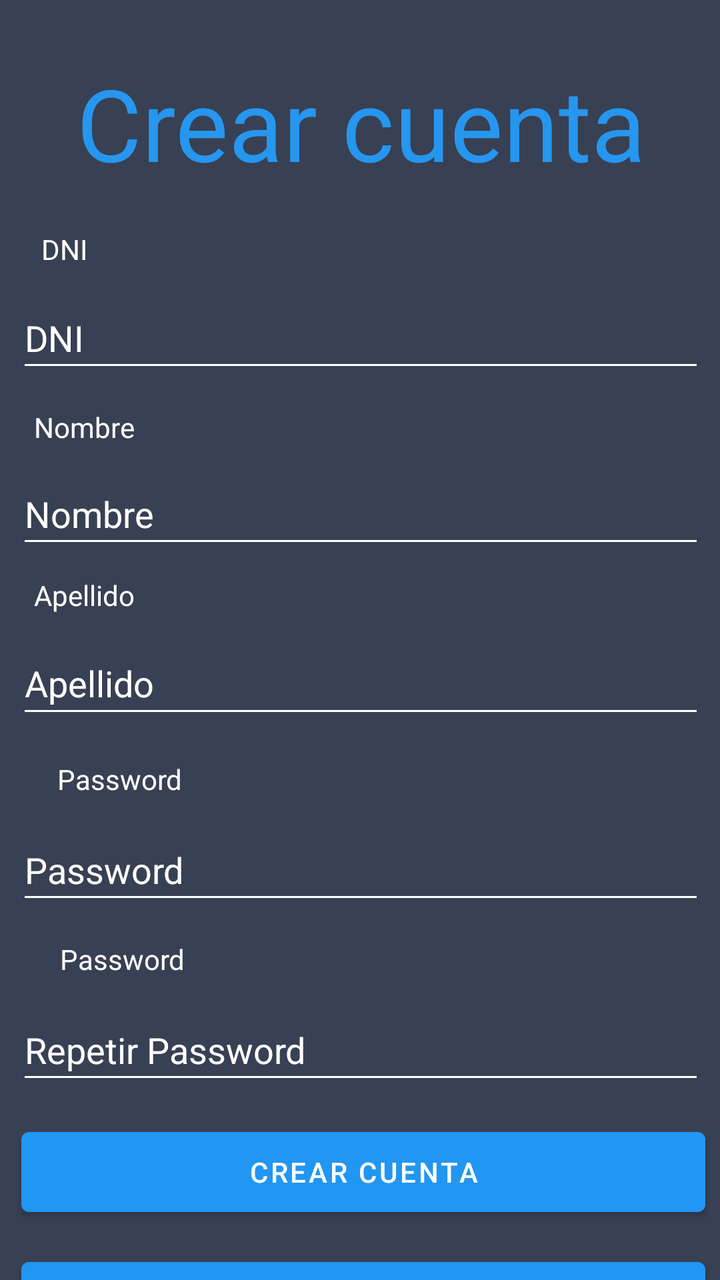
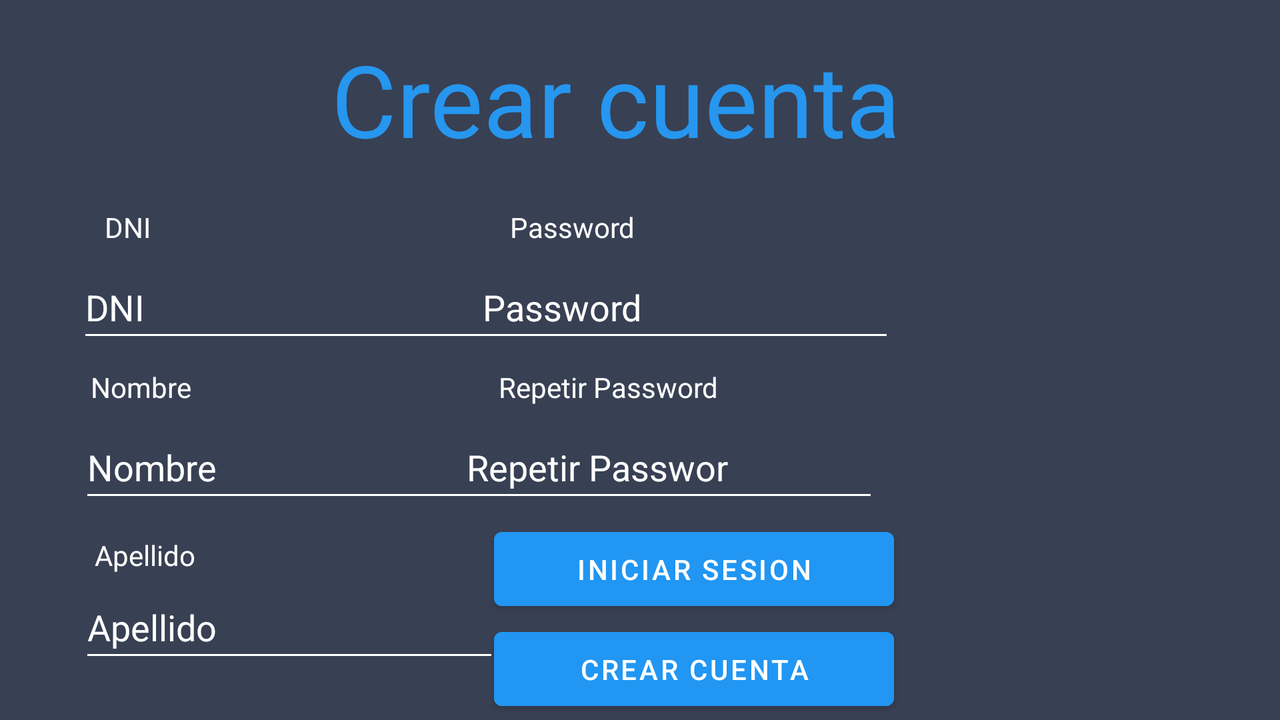

Compare how this app lays out the same screen by default and in its alternative resource folder. The renders come first, then the two layout files and the values they reference.
<!-- AndroidManifest.xml: activity theme Theme.MaterialComponents.Light.NoActionBar -->
<!-- res/layout/activity_main.xml -->
<?xml version="1.0" encoding="utf-8"?>
<androidx.constraintlayout.widget.ConstraintLayout xmlns:android="http://schemas.android.com/apk/res/android"
    xmlns:app="http://schemas.android.com/apk/res-auto"
    xmlns:tools="http://schemas.android.com/tools"
    android:layout_width="match_parent"
    android:layout_height="match_parent"
    tools:context=".Usuario.MainActivity"
    android:id="@+id/txtDni"
    android:background="#474959"
    android:backgroundTint="#384053"
    tools:layout_editor_absoluteX="-1dp"
    tools:layout_editor_absoluteY="-43dp"
    >

    <View
        android:id="@+id/View"
        android:layout_width="wrap_content"
        android:layout_height="wrap_content"
        app:layout_constraintBottom_toBottomOf="parent"
        app:layout_constraintEnd_toEndOf="parent"
        app:layout_constraintHorizontal_bias="0.0"
        app:layout_constraintStart_toStartOf="parent"
        app:layout_constraintTop_toTopOf="parent"
        app:layout_constraintVertical_bias="0.0" />

    <TextView
        android:id="@+id/lblDni"
        android:layout_width="wrap_content"
        android:layout_height="wrap_content"
        android:layout_marginTop="115dp"
        android:layout_marginEnd="260dp"
        android:maxLength="9"
        android:text="DNI"
        android:textColor="@color/white"
        app:layout_constraintEnd_toEndOf="parent"
        app:layout_constraintHorizontal_bias="0.268"
        app:layout_constraintStart_toStartOf="parent"
        app:layout_constraintTop_toTopOf="parent"
        />


    <EditText

        android:id="@+id/txtDNI"
        android:layout_width="344dp"
        android:layout_height="47dp"
        android:layout_marginTop="144dp"
        android:backgroundTint="@color/white"
        android:ems="10"
        android:hint="DNI"
        android:inputType="number"
        android:minHeight="48dp"
        android:textColor="@color/white"
        android:textColorHint="@color/white"
        app:endIconMode="clear_text"
        app:layout_constraintEnd_toEndOf="parent"
        app:layout_constraintHorizontal_bias="0.512"
        app:layout_constraintStart_toStartOf="parent"
        app:layout_constraintTop_toTopOf="parent"

        tools:ignore="TouchTargetSizeCheck,DuplicateSpeakableTextCheck,DuplicateSpeakableTextCheck"
        android:importantForAutofill="no" />


    <EditText
        android:id="@+id/txtNombre"
        android:layout_width="344dp"
        android:layout_height="47dp"
        android:layout_marginTop="232dp"
        android:backgroundTint="#FFFFFF"
        android:digits="abcdefghijklmnopqrstuvwxyzABCDEFGHIJKLMNOPQRSTUVWXYZ"
        android:ems="10"
        android:hint="Nombre"
        android:inputType="textPersonName"
        android:minHeight="48dp"
        android:textColor="#FFFFFF"
        android:textColorHint="@color/white"
        app:layout_constraintEnd_toEndOf="parent"
        app:layout_constraintHorizontal_bias="0.517"
        app:layout_constraintStart_toStartOf="parent"
        app:layout_constraintTop_toTopOf="parent"
        tools:ignore="TouchTargetSizeCheck,DuplicateSpeakableTextCheck"
        android:importantForAutofill="no" />

    <TextView
        android:id="@+id/lblApellido"
        android:layout_width="wrap_content"
        android:layout_height="wrap_content"
        android:layout_marginTop="288dp"
        android:layout_marginEnd="250dp"
        android:text="Apellido"
        android:textColor="@color/white"
        app:layout_constraintEnd_toEndOf="parent"
        app:layout_constraintHorizontal_bias="0.286"
        app:layout_constraintStart_toStartOf="parent"
        app:layout_constraintTop_toTopOf="parent" />

    <EditText
        android:id="@+id/txtApellido"
        android:layout_width="344dp"
        android:layout_height="48dp"
        android:layout_marginTop="316dp"
        android:autofillHints=""
        android:backgroundTint="@color/white"
        android:digits="abcdefghijklmnopqrstuvwxyzABCDEFGHIJKLMNOPQRSTUVWXYZ"
        android:ems="10"
        android:hint="Apellido"
        android:inputType="textPersonName"
        android:minHeight="48dp"
        android:textColor="@color/white"
        android:textColorHint="@color/white"
        app:layout_constraintEnd_toEndOf="parent"
        app:layout_constraintHorizontal_bias="0.512"
        app:layout_constraintStart_toStartOf="parent"
        app:layout_constraintTop_toTopOf="parent"
        tools:ignore="DuplicateSpeakableTextCheck" />

    <TextView
        android:id="@+id/lblPassword"
        android:layout_width="wrap_content"
        android:layout_height="wrap_content"
        android:layout_marginStart="5dp"
        android:layout_marginTop="380dp"
        android:text="Password"
        android:textColor="@color/white"
        app:layout_constraintEnd_toEndOf="parent"
        app:layout_constraintHorizontal_bias="0.081"
        app:layout_constraintStart_toStartOf="parent"
        app:layout_constraintTop_toTopOf="parent" />

    <EditText
        android:id="@+id/txtPassword"
        android:layout_width="344dp"
        android:layout_height="47dp"
        android:layout_marginTop="410dp"
        android:backgroundTint="@color/white"
        android:ems="10"
        android:hint="Password"
        android:inputType="textPassword"
        android:minHeight="48dp"
        android:textColor="#FFFFFF"
        android:textColorHint="@color/white"
        app:layout_constraintEnd_toEndOf="parent"
        app:layout_constraintHorizontal_bias="0.512"

        app:layout_constraintStart_toStartOf="parent"
        app:layout_constraintTop_toTopOf="parent"
        tools:ignore="TouchTargetSizeCheck,DuplicateSpeakableTextCheck,DuplicateSpeakableTextCheck"
        android:importantForAutofill="no" />

    <TextView
        android:id="@+id/lblRepetirPassword"
        android:layout_width="wrap_content"
        android:layout_height="wrap_content"
        android:layout_marginStart="5dp"
        android:layout_marginTop="470dp"
        android:text="Password"
        android:textColor="@color/white"
        app:layout_constraintEnd_toEndOf="parent"
        app:layout_constraintHorizontal_bias="0.085"
        app:layout_constraintStart_toStartOf="parent"
        app:layout_constraintTop_toTopOf="parent" />

    <EditText
        android:id="@+id/txtRepetirPassword"
        android:layout_width="344dp"
        android:layout_height="47dp"
        android:layout_marginTop="500dp"
        android:backgroundTint="@color/white"
        android:ems="10"
        android:hint="Repetir Password"
        android:inputType="textPassword"
        android:minHeight="48dp"
        android:textColor="@color/white"
        android:textColorHint="@color/white"
        app:layout_constraintEnd_toEndOf="parent"
        app:layout_constraintHorizontal_bias="0.512"
        app:layout_constraintStart_toStartOf="parent"
        app:layout_constraintTop_toTopOf="parent"
        tools:ignore="TouchTargetSizeCheck,DuplicateSpeakableTextCheck,DuplicateSpeakableTextCheck"
        android:importantForAutofill="no" />

    <Button
        android:id="@+id/btnCrearCuenta"
        android:layout_width="342dp"
        android:layout_height="52dp"
        android:layout_marginTop="560dp"
        android:backgroundTint="#2196F3"
        android:text="Crear cuenta"
        app:layout_constraintEnd_toEndOf="parent"
        app:layout_constraintHorizontal_bias="0.594"
        app:layout_constraintStart_toStartOf="parent"
        app:layout_constraintTop_toTopOf="parent"
        tools:ignore="TextContrastCheck" />

    <Button
        android:id="@+id/btnIniciarLoginHorizontal"
        android:layout_width="342dp"
        android:layout_height="52dp"
        android:layout_marginTop="625dp"
        android:backgroundTint="#2196F3"
        android:text="Iniciar sesion"
        app:layout_constraintEnd_toEndOf="parent"
        app:layout_constraintHorizontal_bias="0.594"
        app:layout_constraintStart_toStartOf="parent"
        app:layout_constraintTop_toTopOf="parent"
        tools:ignore="TextContrastCheck" />

    <TextView
        android:id="@+id/lblNombre"
        android:layout_width="wrap_content"
        android:layout_height="wrap_content"
        android:layout_marginTop="204dp"
        android:layout_marginEnd="250dp"
        android:text="Nombre"
        android:textColor="@color/white"
        app:layout_constraintEnd_toEndOf="parent"
        app:layout_constraintHorizontal_bias="0.286"
        app:layout_constraintStart_toStartOf="parent"
        app:layout_constraintTop_toTopOf="parent" />

    <TextView
        android:id="@+id/textTitulo"
        android:layout_width="355dp"
        android:layout_height="69dp"
        android:layout_marginTop="28dp"
        android:fontFamily="sans-serif"
        android:freezesText="false"
        android:text="Crear cuenta"
        android:textAlignment="center"
        android:textAppearance="@style/TextAppearance.AppCompat.Body1"
        android:textColor="#2696EF"
        android:textIsSelectable="false"
        android:textSize="50sp"
        android:textStyle="normal"
        app:layout_constraintEnd_toEndOf="parent"
        app:layout_constraintHorizontal_bias="0.576"
        app:layout_constraintStart_toStartOf="parent"
        app:layout_constraintTop_toTopOf="parent" />

</androidx.constraintlayout.widget.ConstraintLayout>
<!-- resources referenced by this layout -->
<resources>

</resources>
<!-- res/layout-land/activity_main.xml (the author's variant of the layout above) -->
<!-- drawn on the phone turned sideways -->
<?xml version="1.0" encoding="utf-8"?>
<androidx.constraintlayout.widget.ConstraintLayout xmlns:android="http://schemas.android.com/apk/res/android"
    xmlns:app="http://schemas.android.com/apk/res-auto"
    xmlns:tools="http://schemas.android.com/tools"
    android:layout_width="match_parent"
    android:layout_height="match_parent"
    tools:context=".Usuario.MainActivity"
    android:id="@+id/txtDni"
    android:background="#474959"
    android:backgroundTint="#384053"
    tools:layout_editor_absoluteX="-1dp"
    tools:layout_editor_absoluteY="-43dp"
    >

    <View
        android:id="@+id/View"
        android:layout_width="wrap_content"
        android:layout_height="wrap_content"
        app:layout_constraintBottom_toBottomOf="parent"
        app:layout_constraintEnd_toEndOf="parent"
        app:layout_constraintHorizontal_bias="0.0"
        app:layout_constraintStart_toStartOf="parent"
        app:layout_constraintTop_toTopOf="parent"
        app:layout_constraintVertical_bias="0.0" />

    <TextView
        android:id="@+id/textTitulo2"
        android:layout_width="355dp"
        android:layout_height="69dp"
        android:layout_marginTop="16dp"

        android:fontFamily="sans-serif"
        android:freezesText="false"
        android:text="Crear cuenta"
        android:textAlignment="center"
        android:textAppearance="@style/TextAppearance.AppCompat.Body1"
        android:textColor="#2696EF"
        android:textIsSelectable="false"
        android:textSize="50sp"
        android:textStyle="normal"
        app:layout_constraintEnd_toEndOf="parent"
        app:layout_constraintHorizontal_bias="0.457"
        app:layout_constraintStart_toStartOf="parent"
        app:layout_constraintTop_toTopOf="parent" />


    <Button
        android:id="@+id/btnIniciarLoginHorizontal"
        android:layout_width="200dp"
        android:layout_height="49dp"
        android:layout_marginTop="260dp"
        android:backgroundTint="#2196F3"
        android:text="Iniciar Sesion"
        android:textColor="@color/white"
        app:layout_constraintEnd_toEndOf="parent"
        app:layout_constraintHorizontal_bias="0.561"
        app:layout_constraintStart_toStartOf="parent"
        app:layout_constraintTop_toTopOf="parent"
        tools:ignore="TextContrastCheck,TextContrastCheck" />

    <Button
        android:id="@+id/btnCrearCuenta"
        android:layout_width="200dp"
        android:layout_height="49dp"
        android:layout_marginTop="310dp"
        android:backgroundTint="#2196F3"
        android:text="Crear Cuenta"
        android:textColor="@color/white"
        app:layout_constraintEnd_toEndOf="parent"
        app:layout_constraintHorizontal_bias="0.561"
        app:layout_constraintStart_toStartOf="parent"
        app:layout_constraintTop_toTopOf="@+id/View"
        tools:ignore="DuplicateSpeakableTextCheck,TextContrastCheck" />

    <EditText
        android:id="@+id/txtPassword"
        android:layout_width="wrap_content"
        android:layout_height="wrap_content"
        android:layout_marginTop="128dp"
        android:backgroundTint="@color/white"
        android:ems="10"
        android:hint="Password"
        android:inputType="textPassword"
        android:minHeight="48dp"
        android:textColor="#FFFFFF"

        android:textColorHint="@color/white"
        app:layout_constraintEnd_toEndOf="parent"
        app:layout_constraintHorizontal_bias="0.552"
        app:layout_constraintStart_toStartOf="parent"
        app:layout_constraintTop_toTopOf="parent"
        android:importantForAutofill="no" />

    <TextView
        android:id="@+id/lblRepetirPassword"
        android:layout_width="wrap_content"
        android:layout_height="wrap_content"
        android:layout_marginStart="40dp"
        android:layout_marginTop="184dp"
        android:text="Repetir Password"
        android:textColor="@color/white"
        app:layout_constraintEnd_toEndOf="parent"
        app:layout_constraintHorizontal_bias="0.427"
        app:layout_constraintStart_toStartOf="parent"
        app:layout_constraintTop_toTopOf="parent" />

    <EditText
        android:id="@+id/txtRepetirPassword"
        android:layout_width="wrap_content"
        android:layout_height="wrap_content"
        android:layout_marginTop="208dp"
        android:backgroundTint="@color/white"
        android:ems="10"
        android:hint="Repetir Passwor"
        android:inputType="textPassword"
        android:minHeight="48dp"
        android:textColor="@color/white"

        android:textColorHint="@color/white"
        app:layout_constraintEnd_toEndOf="parent"
        app:layout_constraintHorizontal_bias="0.533"
        app:layout_constraintStart_toStartOf="parent"
        app:layout_constraintTop_toTopOf="parent"
        android:importantForAutofill="no" />

    <TextView
        android:id="@+id/lblPassword"
        android:layout_width="wrap_content"
        android:layout_height="wrap_content"
        android:layout_marginStart="40dp"
        android:layout_marginTop="104dp"
        android:text="Password"
        android:textColor="@color/white"
        app:layout_constraintEnd_toEndOf="parent"
        app:layout_constraintHorizontal_bias="0.4"
        app:layout_constraintStart_toStartOf="parent"
        app:layout_constraintTop_toTopOf="parent" />

    <TextView
        android:id="@+id/lblDni"
        android:layout_width="wrap_content"
        android:layout_height="wrap_content"
        android:layout_marginStart="15dp"
        android:layout_marginTop="104dp"
        android:text="DNI"
        android:textColor="@color/white"
        app:layout_constraintEnd_toEndOf="parent"
        app:layout_constraintHorizontal_bias="0.062"
        app:layout_constraintStart_toStartOf="parent"
        app:layout_constraintTop_toTopOf="parent" />

    <EditText
        android:id="@+id/txtDNI"
        android:layout_width="wrap_content"
        android:layout_height="wrap_content"
        android:layout_marginTop="128dp"
        android:backgroundTint="@color/white"
        android:ems="10"
        android:hint="DNI"
        android:importantForAutofill="no"
        android:inputType="number"
        android:minHeight="48dp"
        android:textColor="@color/white"
        android:textColorHint="@color/white"
        app:layout_constraintEnd_toEndOf="parent"
        app:layout_constraintHorizontal_bias="0.09"
        app:layout_constraintStart_toStartOf="parent"
        app:layout_constraintTop_toTopOf="parent"
        tools:ignore="DuplicateSpeakableTextCheck" />

    <TextView
        android:id="@+id/lblNombre"
        android:layout_width="wrap_content"
        android:layout_height="20dp"
        android:layout_marginStart="15dp"
        android:layout_marginTop="184dp"
        android:text="Nombre"
        android:textColor="@color/white"
        app:layout_constraintEnd_toEndOf="parent"
        app:layout_constraintHorizontal_bias="0.053"
        app:layout_constraintStart_toStartOf="parent"
        app:layout_constraintTop_toTopOf="parent" />

    <EditText
        android:id="@+id/txtNombre"
        android:layout_width="wrap_content"
        android:layout_height="wrap_content"
        android:layout_marginTop="208dp"
        android:backgroundTint="#FFFFFF"
        android:ems="10"
        android:hint="Nombre"
        android:importantForAutofill="no"
        android:inputType="textPersonName"
        android:minHeight="48dp"
        android:textColor="#FFFFFF"
        android:textColorHint="@color/white"
        app:layout_constraintEnd_toEndOf="parent"
        app:layout_constraintHorizontal_bias="0.092"
        app:layout_constraintStart_toStartOf="parent"
        app:layout_constraintTop_toTopOf="parent"
        tools:ignore="DuplicateSpeakableTextCheck" />

    <TextView
        android:id="@+id/lblApellido"
        android:layout_width="wrap_content"
        android:layout_height="wrap_content"
        android:layout_marginStart="20dp"
        android:layout_marginTop="268dp"
        android:text="Apellido"
        android:textColor="@color/white"
        app:layout_constraintEnd_toEndOf="parent"
        app:layout_constraintHorizontal_bias="0.048"
        app:layout_constraintStart_toStartOf="parent"
        app:layout_constraintTop_toTopOf="parent" />

    <EditText
        android:id="@+id/txtApellido"
        android:layout_width="wrap_content"
        android:layout_height="wrap_content"
        android:layout_marginTop="288dp"
        android:backgroundTint="#FFFFFF"
        android:ems="10"
        android:hint="Apellido"
        android:importantForAutofill="no"
        android:inputType="textPersonName"
        android:minHeight="48dp"
        android:textColor="#FFFFFF"
        android:textColorHint="@color/white"
        app:layout_constraintEnd_toEndOf="parent"
        app:layout_constraintHorizontal_bias="0.092"
        app:layout_constraintStart_toStartOf="parent"
        app:layout_constraintTop_toTopOf="parent"
        tools:ignore="DuplicateSpeakableTextCheck,DuplicateSpeakableTextCheck" />

</androidx.constraintlayout.widget.ConstraintLayout>
